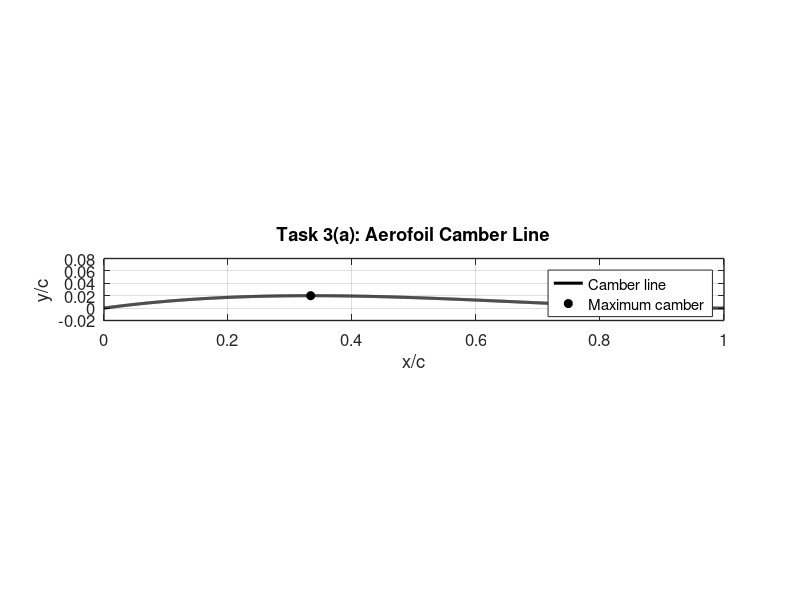

The MATLAB script that drew this image: (Note: this script raises an error after producing the figure.)
%% AERO3260 Assignment 1 - Task 3: Thin Aerofoil Theory
% SID = 550361509
% N7 = 5, N8 = 0, N9 = 9
% Camber line + analytical Fourier coefficients + 10-panel LVM
% Final version for report calculations.

clear; clc; close all;

%% -------------------- INPUTS --------------------
c = 1.0;                    % chord [m]
Uinf = 1.0;                 % freestream velocity
N7 = 5; N8 = 0; N9 = 9;
alpha_deg = N7;
alpha = deg2rad(alpha_deg);

fprintf('================ TASK 3: THIN AEROFOIL THEORY ================\n');
fprintf('SID = 550361509\n');
fprintf('N7 = %d, N8 = %d, N9 = %d\n',N7,N8,N9);
fprintf('c = %.4f m, Uinf = %.4f, alpha = %.4f deg\n\n',c,Uinf,alpha_deg);

%% -------------------- CAMBER LINE --------------------
% Given by the assignment:
% y/c = 3(N8+N9)(c-x)^2*x/(200*c^3)
% For N8+N9 = 9 and c = 1:
% y = 0.135*x*(1-x)^2

K = 3*(N8+N9)/200;
yc_fun = @(x) K*x.*(c-x).^2/c^3;
dyc_dx_fun = @(x) K*(c-x).*(c-3*x)/c^3;

x_plot = linspace(0,c,2001);
y_plot = yc_fun(x_plot);

% Maximum camber (analytical location for this polynomial)
xmax = c/3;
ymax = yc_fun(xmax);

fprintf('Camber line: y/c = 3(N8+N9)(c-x)^2*x/(200c^3)\n');
fprintf('For this SID: y/c = 0.135 (x/c)(1-x/c)^2\n');
fprintf('Maximum camber: x/c = %.8f, y/c = %.8f\n\n',xmax/c,ymax/c);

figure('Color','w','Position',[100 100 1000 650]);
plot(x_plot/c,y_plot/c,'k-','LineWidth',2.2); hold on;
plot(xmax/c,ymax/c,'ko','MarkerFaceColor','k','MarkerSize',6);
grid on; box on;
axis equal;
xlim([0 1]);
ylim([-0.02 0.08]);
xlabel('x/c','FontSize',13);
ylabel('y/c','FontSize',13);
title('Task 3(a): Aerofoil Camber Line','FontSize',14,'FontWeight','bold');
legend('Camber line','Maximum camber','Location','best');
set(gca,'FontSize',12,'LineWidth',1);

%% -------------------- ANALYTICAL FOURIER COEFFICIENTS --------------------
% Thin-aerofoil substitution:
% x/c = (1-cos(theta))/2, theta in [0,pi]

x_theta = @(th) c*(1-cos(th))/2;
slope_theta = @(th) dyc_dx_fun(x_theta(th));

I0 = integral(@(th) slope_theta(th).*(cos(th)-1),0,pi,'AbsTol',1e-12,'RelTol',1e-12);
A0_integral_term = I0/pi;

A1 = (2/pi)*integral(@(th) slope_theta(th).*cos(th),0,pi,...
    'AbsTol',1e-12,'RelTol',1e-12);

A2 = (2/pi)*integral(@(th) slope_theta(th).*cos(2*th),0,pi,...
    'AbsTol',1e-12,'RelTol',1e-12);

% At zero lift: CL = pi(2A0+A1) = 0.
% A0 = alpha + (integral term as defined in the assignment convention).
% Therefore alpha_0 = I0/pi - A1/2.
alpha0 = A0_integral_term - A1/2;
alpha0_deg = rad2deg(alpha0);

% At arbitrary alpha, A0(alpha) = alpha + I0/pi
A0_at_alpha = alpha + A0_integral_term;
CL_analytical = pi*(2*A0_at_alpha + A1);
CL_from_zero_lift = 2*pi*(alpha-alpha0);

Cm_c4_analytical = -(pi/4)*(A1-A2);

fprintf('================ ANALYTICAL THIN-AEROFOIL RESULTS ================\n');
fprintf('Integral I0/pi = %.12f\n',A0_integral_term);
fprintf('A0 at alpha = %.8f rad\n',A0_at_alpha);
fprintf('A1 = %.12f\n',A1);
fprintf('A2 = %.12f\n',A2);
fprintf('Zero-lift angle alpha0 = %.12f rad = %.8f deg\n',alpha0,alpha0_deg);
fprintf('CL (from pi(2A0+A1)) = %.12f\n',CL_analytical);
fprintf('CL (from 2*pi*(alpha-alpha0)) = %.12f\n',CL_from_zero_lift);
fprintf('Cm_c/4 = %.12f\n\n',Cm_c4_analytical);

%% -------------------- 10-PANEL LUMPED VORTEX MODEL --------------------
% Assignment requirement:
% 10 equal-length panels in x; vortex at quarter point;
% boundary condition at three-quarter point.

Np = 10;
Dx = c/Np;

x_vortex = ((0:Np-1)+0.25)*Dx;
x_control = ((0:Np-1)+0.75)*Dx;

y_vortex = yc_fun(x_vortex);
y_control = yc_fun(x_control);

slope_control = dyc_dx_fun(x_control);
normal_mag = sqrt(1+slope_control.^2);
nx = -slope_control./normal_mag;
ny = 1./normal_mag;

% Influence matrix: point vortex convention
% u = -Gamma/(2*pi) * dy/r^2
% v =  Gamma/(2*pi) * dx/r^2
A = zeros(Np,Np);

for i = 1:Np
    for j = 1:Np
        dxij = x_control(i)-x_vortex(j);
        dyij = y_control(i)-y_vortex(j);
        r2 = dxij^2 + dyij^2;
        uij = -dyij/(2*pi*r2);
        vij =  dxij/(2*pi*r2);
        A(i,j) = uij*nx(i) + vij*ny(i);
    end
end

% No-penetration: (Vinf + Vinduced).n = 0
rhs = -(Uinf*cos(alpha)*nx + Uinf*sin(alpha)*ny);
Gamma_panel = A\rhs;

% With the above vortex sign convention, positive lift corresponds to
% -sum(Gamma_panel). The total circulation is therefore:
Gamma_total = sum(Gamma_panel);
CL_LVM = -2*Gamma_total/(Uinf*c);

% Moment about quarter chord from the discrete vortex distribution.
Cm_c4_LVM = (2/(Uinf*c^2))*sum(Gamma_panel.*(x_vortex-c/4));

% Residual of boundary condition
BC_residual = A*Gamma_panel-rhs;

% Percentage differences
CL_diff_pct = abs(CL_LVM-CL_analytical)/abs(CL_analytical)*100;
Cm_diff_pct = abs(Cm_c4_LVM-Cm_c4_analytical)/abs(Cm_c4_analytical)*100;

fprintf('================ 10-PANEL LVM RESULTS ================\n');
fprintf('Number of panels = %d\n',Np);
fprintf('Panel length = %.8f m\n',Dx);
fprintf('Vortex location = quarter point of each panel\n');
fprintf('Control location = three-quarter point of each panel\n');
fprintf('Total discrete circulation = %.12f\n',Gamma_total);
fprintf('CL_LVM = %.12f\n',CL_LVM);
fprintf('Cm_c/4,LVM = %.12f\n',Cm_c4_LVM);
fprintf('Maximum BC residual = %.3e\n',max(abs(BC_residual)));
fprintf('CL difference from analytical = %.4f %%\n',CL_diff_pct);
fprintf('Cm difference from analytical = %.4f %%\n\n',Cm_diff_pct);

%% -------------------- LVM CIRCULATION DISTRIBUTION --------------------
figure('Color','w','Position',[120 120 1000 650]);
bar(x_vortex/c,Gamma_panel,'FaceColor',[0.2 0.2 0.2],'EdgeColor','k');
grid on; box on;
xlabel('x/c','FontSize',13);
ylabel('\Gamma_j / (U_\infty c)','FontSize',13);
title('Task 3(d): 10-Panel Lumped Vortex Model Circulation','FontSize',14,'FontWeight','bold');
set(gca,'FontSize',12,'LineWidth',1);

%% -------------------- COMPARISON TABLE IN COMMAND WINDOW --------------------
fprintf('================ FINAL TASK 3 VALUES ================\n');
fprintf('Analytical alpha0      = %.8f deg\n',alpha0_deg);
fprintf('Analytical CL          = %.8f\n',CL_analytical);
fprintf('Analytical A1          = %.8f\n',A1);
fprintf('Analytical A2          = %.8f\n',A2);
fprintf('Analytical Cm_c/4      = %.8f\n',Cm_c4_analytical);
fprintf('10-panel LVM CL        = %.8f\n',CL_LVM);
fprintf('10-panel LVM Cm_c/4    = %.8f\n',Cm_c4_LVM);
fprintf('======================================================\n');
